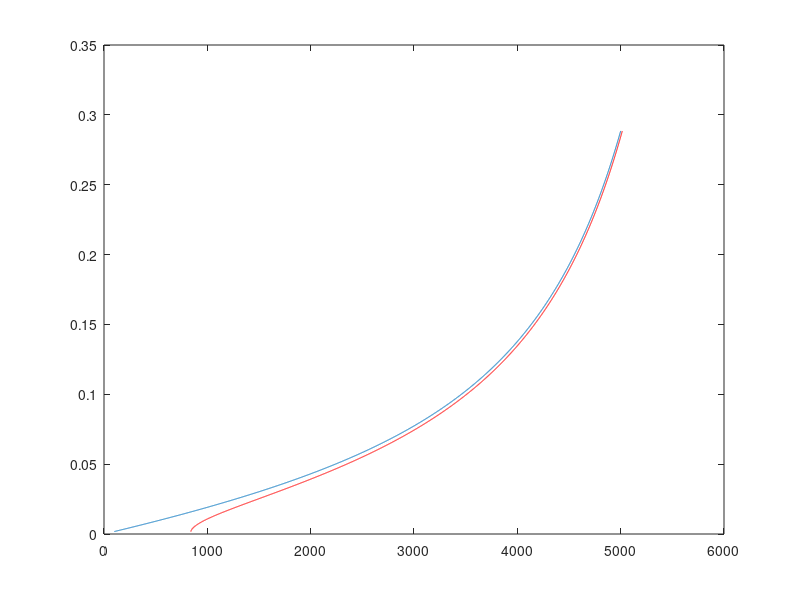
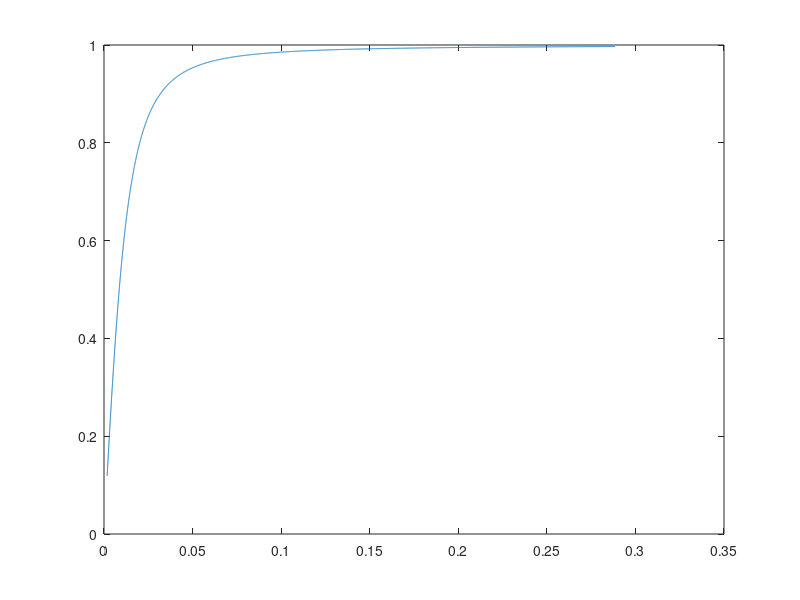

Here is the MATLAB script that generated these plots, in order: (Note: this script raises an error after producing the figures.)
%run eerst een bead, bijv rdrp1, met maxmagnetheight 16.

P=50;
kbT=4.1;
Lo=0.34*20600;
z=100:5000;
F=kbT./P.*((1./(4.*(1-z./Lo).^2)-1/4+z./Lo));
rmsd=sqrt(z.^2+2*kbT*z./F+2.*P.*Lo./(2+(1-z./Lo).^-3));
figure(11)
plot(z,F)
hold on
plot(rmsd,F,'r')
figure(12)
plot(F,z./rmsd)
hold on
plot(bead.forceLong,bead.L./bead.extensionDNA,'r')
axis([-0.01, 0.3, 0, 1.1])